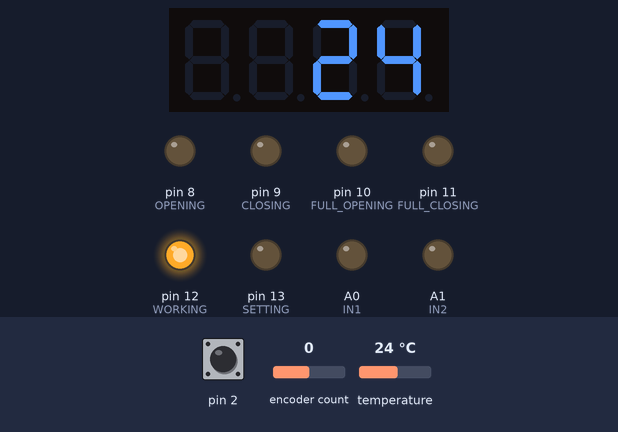
A sketch run on a simulated Arduino Uno, built with avr-gcc and run on an emulated ATmega328P. On the bench: 4-digit seven-segment display, output pins drawn as LEDs (lit = HIGH). Inputs (shaded band) come from the test bench; at power-on: pin 2 HIGH, encoder count 0, temperature 24 °C.

Above: at 2.2 s.
2.3 s: pin 2 pulled LOW for 0.15 s
At 3.2 s:
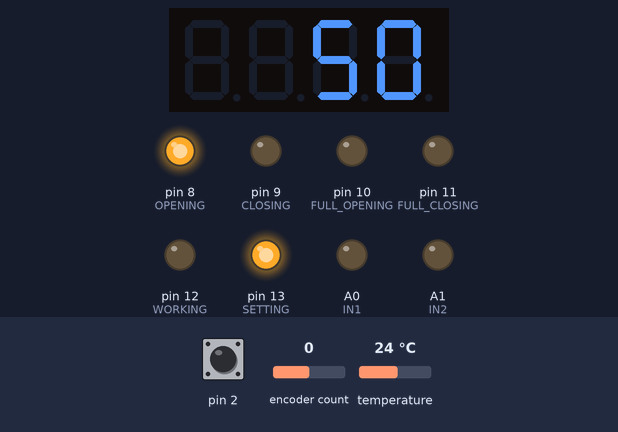
5.4 s: pin 2 pulled LOW for 0.15 s
At 6.7 s:
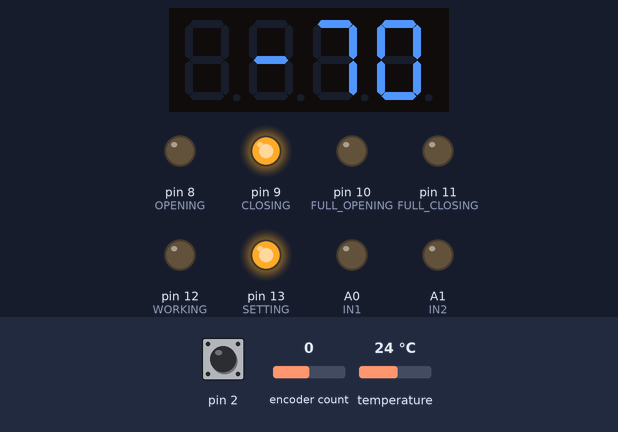
7.0 s: encoder count set to 1
At 8.0 s:
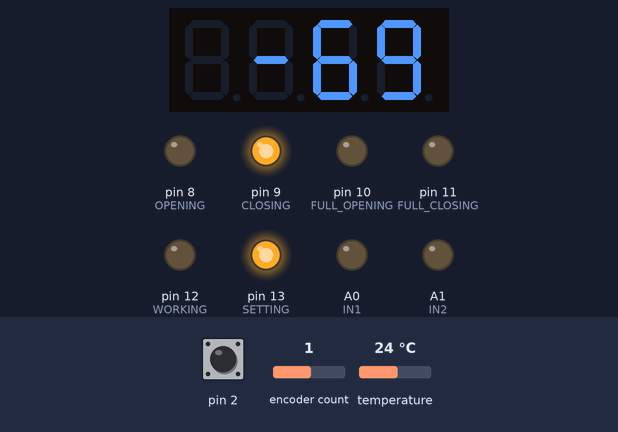
8.6 s: pin 2 pulled LOW for 0.15 s
At 9.3 s:
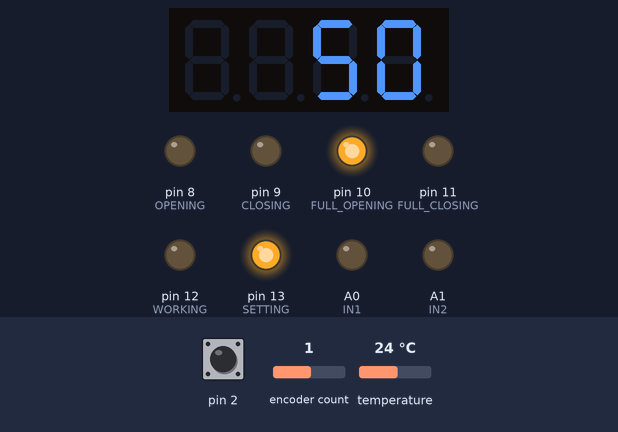
10.3 s: pin 2 pulled LOW for 0.15 s
At 11.7 s:
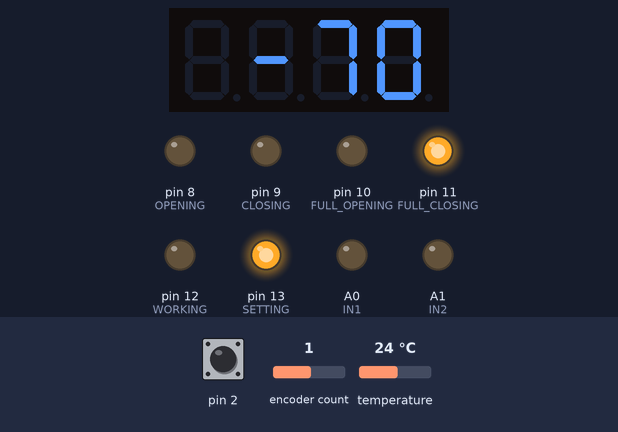
12.0 s: encoder count set to 0
At 13.0 s:
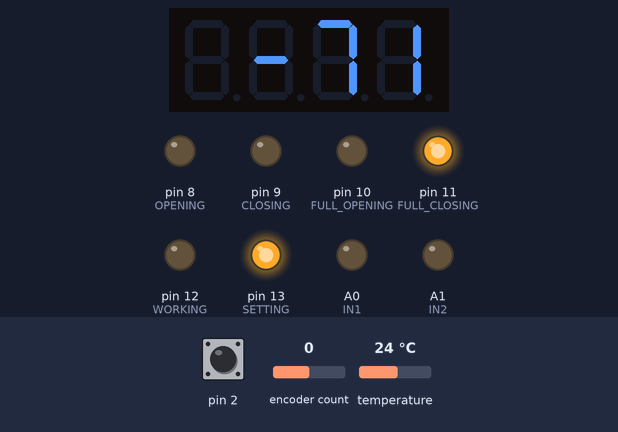
Timing chart, 0 to 14.5 s (numbered marks = the images above; inputs shaded):
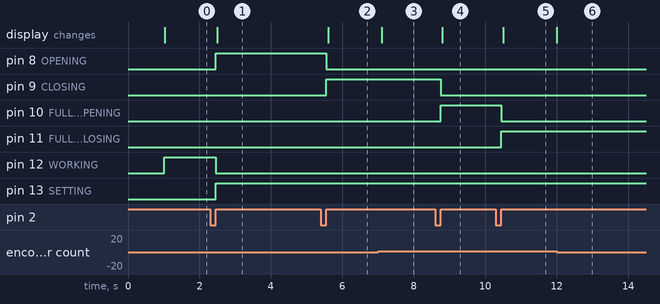

Measured:
- after the input at 2.3 s, pin 8 (OPENING), pin 13 (SETTING): LOW → HIGH after 0.15 s; pin 12 (WORKING): HIGH → LOW after 0.15 s; the display: changes after 0.20 s (image 1)
- after the input at 5.4 s, pin 8 (OPENING): HIGH → LOW after 0.15 s; pin 9 (CLOSING): LOW → HIGH after 0.15 s; the display: changes after 0.20 s (image 2)
- after the input at 7.0 s, the display: changes after 0.10 s (image 3)
- after the input at 8.6 s, pin 9 (CLOSING): HIGH → LOW after 0.15 s; pin 10 (FULL_OPENING): LOW → HIGH after 0.15 s; the display: changes after 0.20 s (image 4)
- after the input at 10.3 s, pin 10 (FULL_OPENING): HIGH → LOW after 0.15 s; pin 11 (FULL_CLOSING): LOW → HIGH after 0.15 s; the display: changes after 0.20 s (image 5)
- after the input at 12.0 s, the display: changes at once (image 6)

The sketch:

okna_controller.ino
```cpp
//#include <GyverDS18.h>
//GyverDS18Single ds(7);
//This library doesnt work

#include <microDS18B20.h>
MicroDS18B20 <7> ds;

#include <GyverTM1637.h>
GyverTM1637 disp(6, 5);

#include <EncButton.h>
#define EB_CLICK_TIME 700
EncButton enc(4, 3, 2);

//classes
class Timer {
  public:
    Timer () {}
    Timer (uint32_t nprd) {
      start(nprd);
    }
    void start(uint32_t nprd) {
      prd = nprd;
      start();
    }
    void start() {
      tmr = millis();
      if (!tmr) tmr = 1;
    }
    void stop() {
      tmr = 0;
    }
    bool ready() {
      if (tmr && millis() - tmr >= prd) {
        start();
        return 1;
      }
      return 0;
    }

  private:
    uint32_t tmr = 0, prd = 0;
};

//таймеры
Timer disp_tmr(100);
Timer ds_tmr(1000);

// потом eeprom добавлю


//пременные состояния
//float curr_temp;
struct able {
  bool can_open;
  bool can_close;
  bool can_full_open;
  bool can_full_close;
};

able can = {true, false, true, false};


struct {
  //температура, нужная для активации указанной логики
  int8_t open_temp = 50;
  int8_t close_temp = -70;
  int8_t full_open_temp = 50;
  int8_t full_close_temp = -70;
  bool use_full_open = true;
  bool use_full_close = true;

  //Время открытия и закрытия
  uint32_t open_time = 10000;
  uint32_t close_time = 6000;
  uint32_t full_time = 30000;

} settings;

bool go_to_begining = false;
bool out_of_settings = false;

float cur_temp;

//пины
#define IN1 A0 // реле 1
#define IN2 A1 // реле 2
#define WORKING 12 //состояние работы
#define SETTING 13 //состояние настройки
#define OPENING 8 // настройка открывания
#define CLOSING 9 //настройка закрывания
#define FULL_OPENING 10 // настройка полного открывания
#define FULL_CLOSING 11 //настройка полного закрывания


void setup() {
  //реле
  pinMode(IN2, OUTPUT);
  pinMode(IN1, OUTPUT);

  //светодиоды
  pinMode(WORKING, OUTPUT);
  pinMode(SETTING, OUTPUT);
  pinMode(OPENING, OUTPUT);
  pinMode(CLOSING, OUTPUT);
  pinMode(FULL_OPENING, OUTPUT);
  pinMode(FULL_CLOSING, OUTPUT);

  //энкодер
  enc.counter = 0;

  //дисплей
  disp.clear();
  disp.brightness(7);

  //термодатчик
  //  ds.setParasite(false);
  ds.requestTemp();
  while (!ds_tmr.ready());
  ds.readTemp();
  cur_temp = ds.getTemp();

  //епром

}

void loop() {
  digitalWrite(WORKING, HIGH);

  if (enc.tick()) {
    if (enc.click(2)) settingMode();
    if (enc.rightH()) handyClosing();
    if (enc.leftH()) handyOpening();
  }

  tempRead();
  actions();
  showTemp();


}

void tempRead() {
  //  if (ds.ready()) if (ds.readTemp()) cur_temp = ds.getTemp();
  if (ds.readTemp()) cur_temp = ds.getTemp();

  //  if (ds_tmr.ready() && !ds.isWaiting()) ds.requestTemp();
  if (ds_tmr.ready()) ds.requestTemp();
}

void showTemp() {
  if (disp_tmr.ready()) {
    disp.clear();
    disp.displayInt(round(cur_temp));
  }
}

void handyClosing() {
  uint32_t stp = millis();
  disp.clear();
  disp.displayByte(_C, _L, _O, _S);

  while (millis() - stp < settings.full_time) {
    if (enc.tick()) if (enc.click(2)) break;
    digitalWrite(IN2, HIGH);
  }

  digitalWrite(IN2, LOW);
}

void handyOpening() {
  uint32_t stp = millis();
  disp.clear();
  disp.displayByte(_O, _P, _E, _n);

  while (!enc.click() && millis() - stp < settings.full_time) {
    if (enc.tick()) if (enc.click(2)) break;
    digitalWrite(IN1, HIGH);
  }

  digitalWrite(IN1, LOW);
}

void actions() {
  uint32_t stp = millis();

  // призакрыть
  if (cur_temp < settings.close_temp && can.can_close) {
    can = (able) {
      true, false, true, true
    };
    disp.clear();
    disp.displayByte(_C, _L, _O, _S);
    while (millis() - stp < settings.close_time) {
      if (enc.tick()) if (enc.click(2)) break;
      digitalWrite(IN2, HIGH);
    }
    digitalWrite(IN2, LOW);
  }

  //приоткрыть
  else if (cur_temp > settings.open_temp && can.can_open) {
    can = (able) {
      false, true, true, true
    };
    disp.clear();
    disp.displayByte(_O, _P, _E, _n);
    while (millis() - stp < settings.close_time) {
      if (enc.tick()) if (enc.click(2)) break;
      digitalWrite(IN1, HIGH);
    }
    digitalWrite(IN1, LOW);
  }

  //закрыть полностью
  else if (cur_temp < settings.full_close_temp && can.can_full_close && settings.use_full_close) {
    can = (able) {
      true, false, true, false
    };
    disp.clear();
    disp.displayByte(_C, _L, _O, _S);
    while (millis() - stp < settings.full_time) {
      if (enc.tick()) if (enc.click(2)) break;
      digitalWrite(IN2, HIGH);
    }
    digitalWrite(IN2, LOW);
  }

  //открыть полностью
  else if (cur_temp > settings.full_open_temp && can.can_full_open && settings.use_full_open) {
    can = (able) {
      false, true, false, true
    };
    disp.clear();
    disp.displayByte(_O, _P, _E, _n);
    while (millis() - stp < settings.full_time) {
      if (enc.tick()) if (enc.click(2)) break;
      digitalWrite(IN1, HIGH);
    }
    digitalWrite(IN1, LOW);
  }
}

void settingMode() {
  digitalWrite(WORKING, LOW);
  digitalWrite(SETTING, HIGH);

  while (true) {
    digitalWrite(OPENING, HIGH);

    if (enc.tick()) {
      if (enc.right()) settings.open_temp = constrain(settings.open_temp + 1, -99, 99);
      if (enc.left()) settings.open_temp = constrain(settings.open_temp - 1, -99, 99);
      if (enc.click()) closing();
      if (enc.click(2)) break;
      if (enc.click(3)) saveSettings();
      if (enc.rightH()) openTime();
    }

    if (go_to_begining) {
      go_to_begining = false;
      led_off();
    }
    if (out_of_settings) {
      out_of_settings = false;
      break;
    }
    showOpenTemp();
  }

  led_off();
  digitalWrite(WORKING, HIGH);
  digitalWrite(SETTING, LOW);
}

void openTime() {
  while (true) {
    if (enc.tick()) {
      if (enc.right()) settings.open_time = constrain(settings.open_time + 1000, 1000, settings.full_time);
      if (enc.left()) settings.open_time = constrain(settings.open_time - 1000, 1000, settings.full_time);
      if (enc.click()) closing();
      if (enc.click(2)) closeSettings();
      if (enc.click(3)) saveSettings();
      if (enc.leftH()) break;
    }
    if (go_to_begining) break;
    showOpenTime();
  }
}

void showOpenTemp() {
  if (disp_tmr.ready()) {
    disp.clear();
    disp.displayInt(settings.open_temp);
  }
}

void showOpenTime() {
  if (disp_tmr.ready()) {
    disp.clear();
    disp.displayInt(settings.open_time / 1000);
  }
}

void closing() {
  led_off();
  digitalWrite(CLOSING, HIGH);

  while (true) {
    if (enc.tick()) {
      if (enc.right()) settings.close_temp = constrain(settings.close_temp + 1, -99, 99);
      if (enc.left()) settings.close_temp = constrain(settings.close_temp - 1, -99, 99);
      if (enc.click()) fullOpen();
      if (enc.click(2)) closeSettings();
      if (enc.click(3)) saveSettings();
      if (enc.rightH()) closeTime();
    }
    if (go_to_begining) break;
    showClosingTemp();
  }
}

void closeTime() {
  while (true) {
    if (enc.tick()) {
      if (enc.right()) settings.close_time = constrain(settings.close_time + 1000, 1000, settings.full_time);
      if (enc.left()) settings.close_time = constrain(settings.close_time - 1000, 1000, settings.full_time);
      if (enc.click()) fullOpen();
      if (enc.click(2)) closeSettings();
      if (enc.click(3)) saveSettings();
      if (enc.leftH()) break;
    }
    if (go_to_begining) break;
    showClosingTime();
  }
}

void showClosingTemp() {
  if (disp_tmr.ready()) {
    disp.clear();
    disp.displayInt(settings.close_temp);
  }
}

void showClosingTime() {
  if (disp_tmr.ready()) {
    disp.clear();
    disp.displayInt(settings.close_time / 1000);
  }
}

void fullOpen() {
  led_off();
  digitalWrite(FULL_OPENING, HIGH);

  while (true) {
    if (enc.tick()) {
      if (enc.right()) settings.full_open_temp = constrain(settings.full_open_temp + 1, -99, 99);
      if (enc.left()) settings.full_open_temp = constrain(settings.full_open_temp - 1, -99, 99);
      if (enc.click()) fullClose();
      if (enc.click(2)) closeSettings();
      if (enc.click(3)) saveSettings();
      if (enc.rightH()) settings.use_full_open = !settings.use_full_open;
    }
    if (go_to_begining) break;
    showFOpenTemp();
  }
}

void showFOpenTemp() {
  if (disp_tmr.ready()) {
    disp.clear();
    if (settings.use_full_open) disp.displayInt(settings.full_open_temp);
    else disp.displayByte(_O, _F, _F, _empty);

  }
}

void fullClose() {
  led_off();
  digitalWrite(FULL_CLOSING, HIGH);

  while (true) {
    if (enc.tick()) {
      if (enc.right()) settings.full_close_temp = constrain(settings.full_close_temp + 1, -99, 99);
      if (enc.left()) settings.full_close_temp = constrain(settings.full_close_temp - 1, -99, 99);
      if (enc.click()) go_to_begining = true;
      if (enc.click(2)) closeSettings();
      if (enc.click(3)) saveSettings();
      if (enc.rightH()) settings.use_full_close = !settings.use_full_close;
    }
    if (go_to_begining) break;
    showFCloseTemp();
  }
}

void showFCloseTemp() {
  if (disp_tmr.ready()) {
    disp.clear();
    if (settings.use_full_close) disp.displayInt(settings.full_close_temp);
    else disp.displayByte(_O, _F, _F, _empty);
  }
}

void closeSettings() {
  led_off();
  go_to_begining = true;
  out_of_settings = true;
}

void saveSettings() {
  closeSettings();
}

void led_off() {
  digitalWrite(OPENING, LOW);
  digitalWrite(CLOSING, LOW);
  //  digitalWrite(SETTING, LOW);
  //  digitalWrite(WORKING, LOW);
  digitalWrite(FULL_OPENING, LOW);
  digitalWrite(FULL_CLOSING, LOW);
}
```
